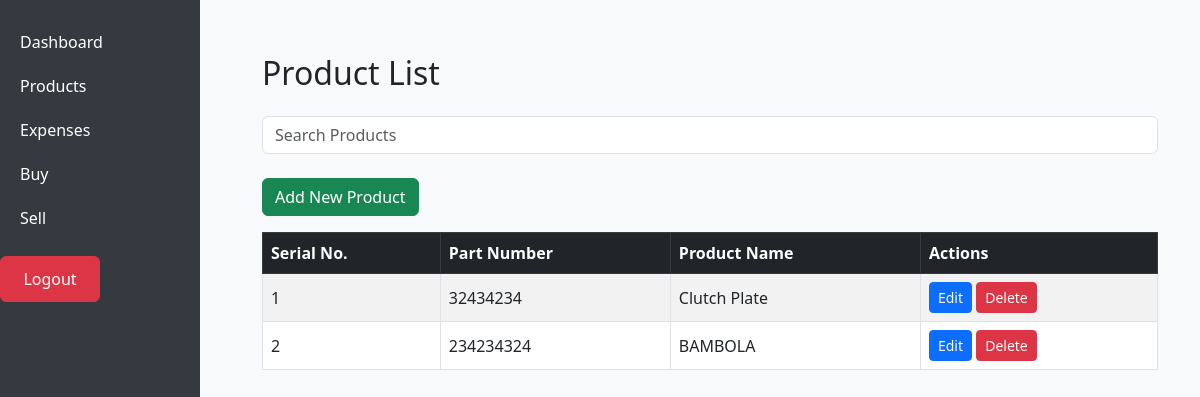
Screenshot of /products/ (signed in) with the database file from the repository.
### inventory/models.py (models this page shows, shortened)
class Product(models.Model):
    name = models.CharField(max_length=100)
    part_number = models.CharField(max_length=100, unique=True)
    au = models.BooleanField(default=False)  # A/U: Boolean Yes/No
    vehicle = models.CharField(max_length=100, blank=True)  # Vehicle field (optional)

### inventory/views.py (the view)
# urls.py: path('products/', views.product_list_view, name='product_list'),
@login_required(login_url="/")
def product_list_view(request):
    query = request.GET.get('q', '')
    if query:
        products = Product.objects.filter(
            Q(name__icontains=query) |  # Search in product name
            Q(part_number__icontains=query)  # Search in part number
        )
    else:
        products = Product.objects.all()
    return render(request, 'inventory/product_list.html', {'products': products})

### inventory/templates/inventory/product_list.html
{% extends 'inventory/base.html' %}
{% block content %}
<div class="container mt-4">
  <h2 class="mb-4">Product List</h2>
  <form method="GET" action="{% url 'product_list' %}">
    <div class="mb-4">
      <input type="text" name="q" class="form-control" placeholder="Search Products" value="{{ request.GET.q }}" aria-label="Search Products">
    </div>
  </form>
  <a href="{% url 'product_add' %}" class="btn btn-success mb-3">Add New Product</a>
  <table class="table table-bordered table-hover table-striped">
    <thead class="table-dark">
      <tr>
        <th>Serial No.</th>
        <th>Part Number</th>
        <th>Product Name</th>
        <th>Actions</th>
      </tr>
    </thead>
    <tbody>
      {% for product in products %}
      <tr>
        <td>{{ forloop.counter }}</td>
        <td>{{ product.part_number }}</td>
        <td>{{ product.name }}</td>
        <td>
          <a href="{% url 'product_edit' product.id %}" class="btn btn-primary btn-sm">Edit</a>
          <a href="{% url 'product_delete' product.id %}" class="btn btn-danger btn-sm" onclick="return confirm('Are you sure?')">Delete</a>
        </td>
      </tr>
      {% endfor %}
    </tbody>
  </table>
</div>
{% endblock %}

### static/inventory/style.css (style rules this page uses)
body { background-color: #f8f9fa; }
.table th, .table td { vertical-align: middle; }

### rows the page displays
Product: part_number "32434234", name "Clutch Plate"
Product: part_number "234234324", name "BAMBOLA"
